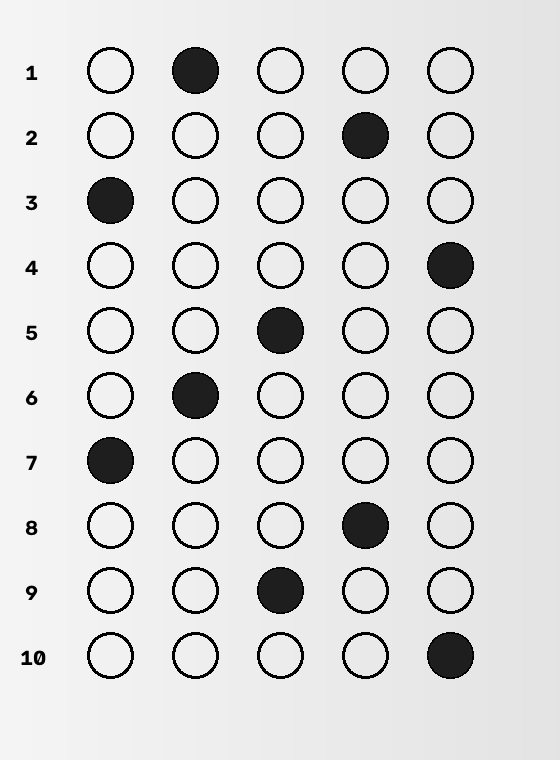
#> input picture aula-03/teste_1_limpo.png, 560 x 760 px
$ jupyter execute gabarito_omr.ipynb
#> lines starting #> are read from the running program, lines starting #| are printed output that depends on the picture; after the words box and inside, x2 and y2 are one past the last pixel; in counts of white or black regions, pixels touching at a corner belong together
# Leitura de gabarito com OpenCV
Detecta as bolhas de um cartão-resposta, descobre qual está pintada em cada questão e devolve as respostas.
`?` = nenhuma marcada · `*` = duas ou mais marcadas.

[cell 1]
from google.colab import files
enviados = files.upload()
#> the answer given: teste_1_limpo.png

[cell 2]
import cv2, numpy as np
from matplotlib import pyplot as plt

ALT        = "ABCDE"
N_ALT      = 5      # alternativas por questão
BOLHA_MIN  = 25     # menor lado de uma bolha, em pixels
MIOLO      = 0.60   # mede só o centro da bolha (ignora o círculo e a letra impressos)
PREENCHIDA = 0.70   # % do miolo pintado para contar como marcada

def _cortar(itens, chave, limite):
    """Quebra uma sequência ordenada onde o vão entre um item e o próximo passa do limite."""
    grupos, atual = [], [itens[0]]
    for a, b in zip(itens, itens[1:]):
        if chave(b) - chave(a) > limite:
            grupos.append(atual); atual = []
        atual.append(b)
    return grupos + [atual]

def ler_gabarito(caminho):
#> called with caminho = 'teste_1_limpo.png'
    img = cv2.imread(caminho)
#> img is the input picture: shape (760, 560, 3); min 0, max 245, mean 217.2
    cinza = cv2.GaussianBlur(cv2.cvtColor(img, cv2.COLOR_BGR2GRAY), (5, 5), 0)
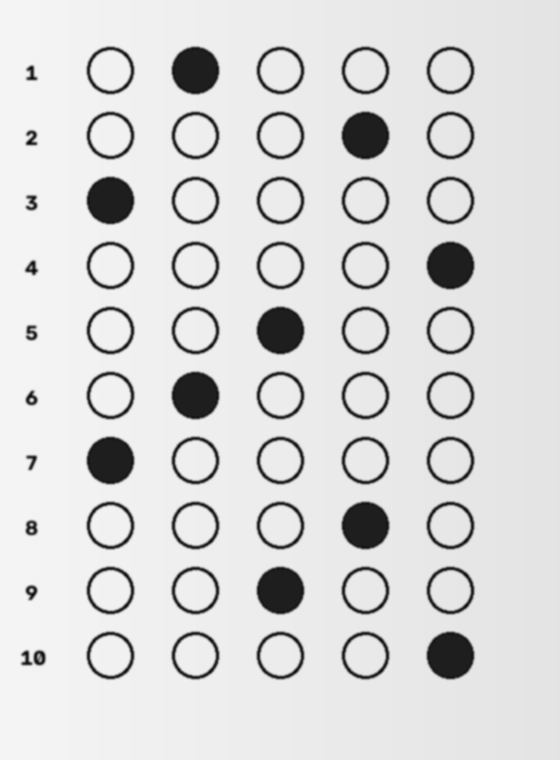
#> cinza: shape (760, 560); min 6, max 244, mean 217.2
    _, masc = cv2.threshold(cinza, 0, 255, cv2.THRESH_BINARY_INV + cv2.THRESH_OTSU)
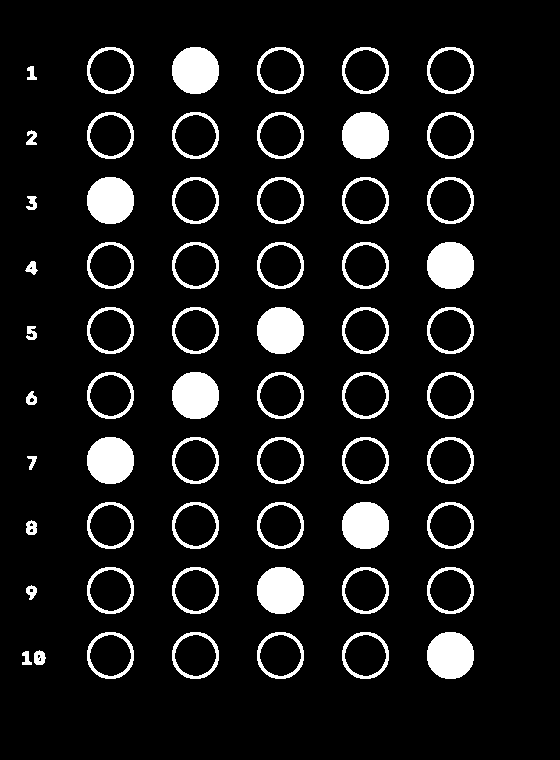
#> masc: shape (760, 560); 9.1% white; 61 white regions, largest, box (x1, y1, x2, y2) and area: (172, 47, 219, 94) 1773, (342, 112, 389, 159) 1773, (427, 242, 474, 289) 1773

    # 1) bolhas = contornos externos redondos e grandes o suficiente
    bolhas = []
    for c in cv2.findContours(masc, cv2.RETR_EXTERNAL, cv2.CHAIN_APPROX_SIMPLE)[0]:
        x, y, w, h = cv2.boundingRect(c)
        if w >= BOLHA_MIN and h >= BOLHA_MIN and 0.7 <= w / h <= 1.4:
            bolhas.append((x, y, w, h, c))
#> this loop made 61 passes
#> (x, y, w, h) on passes 1 to 12: (22, 651, 10, 14), (34, 650, 12, 15), (427, 632, 47, 47), (342, 632, 47, 47), (257, 632, 47, 47), (172, 632, 47, 47), (87, 632, 47, 47), (26, 585, 11, 15), (427, 567, 47, 47), (342, 567, 47, 47), (257, 567, 47, 47), (172, 567, 47, 47)
#> after the loop, bolhas = 50 items

    # 2) linhas: bolhas na mesma altura
    bolhas.sort(key=lambda b: b[1])
    altura = np.median([b[3] for b in bolhas])
#> altura = 47
    linhas = [sorted(l, key=lambda b: b[0]) for l in _cortar(bolhas, lambda b: b[1], altura * 0.6)]
#> in _cortar, `grupos, atual = [], [itens[0]]`: grupos = []
#> the loop in _cortar, `for a, b in zip(itens, itens[1:]):` made 49 passes
#> after the loop in _cortar, `for a, b in zip(itens, itens[1:]):`: grupos = 9 items
#> linhas = 10 items

    # 3) bandas: fileiras de blocos empilhadas (a folha real tem duas)
    vaos_v = [b[0][1] - a[0][1] for a, b in zip(linhas, linhas[1:])]
#> vaos_v = [65, 65, 65, 65, 65, 65, 65, 65, 65]
    bandas = _cortar(linhas, lambda l: l[0][1], np.median(vaos_v) * 1.5) if vaos_v else [linhas]
#> the loop in _cortar (call 2), `for a, b in zip(itens, itens[1:]):` made 9 passes
#> bandas = 1 item

    # 4) preenchimento do miolo de uma bolha
    def preenchimento(c):
        (cx, cy), r = cv2.minEnclosingCircle(c)
        m = np.zeros(masc.shape, np.uint8)
        cv2.circle(m, (int(cx), int(cy)), max(int(r * MIOLO), 1), 255, -1)
        return cv2.countNonZero(cv2.bitwise_and(masc, m)) / max(cv2.countNonZero(m), 1)

    respostas, saida, n = {}, img.copy(), 0
#> n = 0
    for banda in bandas:
        blocos = 0
        for i, linha in enumerate(banda):
            # 5) blocos: dentro da linha, o vão entre blocos é bem maior que entre alternativas
            vaos_h = [b[0] - a[0] for a, b in zip(linha, linha[1:])]
            celulas = _cortar(linha, lambda b: b[0], np.median(vaos_h) * 1.8) if vaos_h else [linha]
            celulas = [c for c in celulas if len(c) == N_ALT]
            blocos = max(blocos, len(celulas))

            for j, celula in enumerate(celulas):
                q = n + j * len(banda) + i + 1      # blocos numerados da esquerda para a direita
                cheio = [preenchimento(c) for *_, c in celula]
                marcadas = [k for k, p in enumerate(cheio) if p >= PREENCHIDA]
                respostas[q] = ("?" if not marcadas else
                                "*" if len(marcadas) > 1 else ALT[marcadas[0]])

                cor = (0, 180, 0) if respostas[q] in ALT else (0, 0, 255)
                for k in (marcadas or range(len(celula))):
                    x, y, w, h, _ = celula[k]
                    cv2.rectangle(saida, (x, y), (x + w, y + h), cor, 2)
                x, y, w, h, _ = celula[-1]
                cv2.putText(saida, f"{q}{respostas[q]}", (x + w + 3, y + h - 4),
                            cv2.FONT_HERSHEY_SIMPLEX, 0.45, cor, 1)
        n += blocos * len(banda)
#> this loop made 1 pass
#> n on pass 1: 10
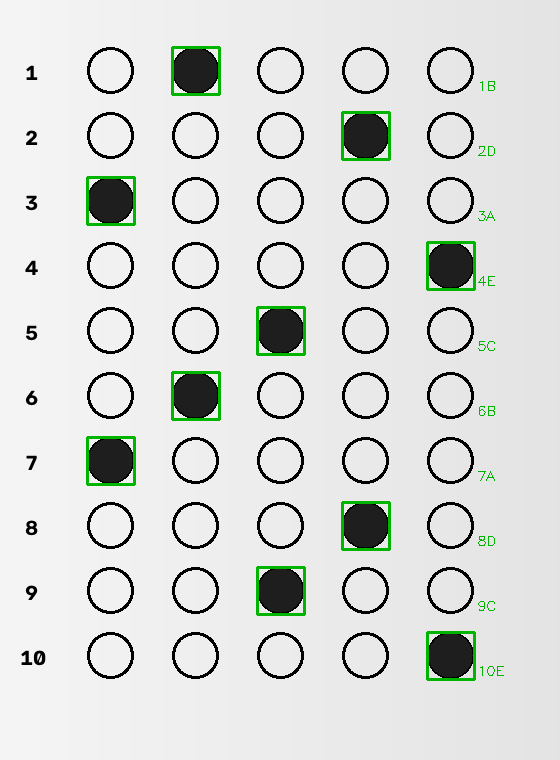
#> saida: shape (760, 560, 3); 1.43% of pixels changed, all inside (x1, y1, x2, y2) = (86, 46, 504, 681)
#> after the loop, n = 10; respostas = 10 items

    return [respostas[q] for q in sorted(respostas)], masc, saida

[cell 3]
for arquivo in enviados:
    respostas, mascara, saida = ler_gabarito(arquivo)
#> respostas = ['B', 'D', 'A', 'E', 'C', 'B', 'A', 'D', 'C', 'E']
    print(f"\n{arquivo} — {len(respostas)} questões")
#| teste_1_limpo.png — 10 questões
    print(" ".join(f"{i}{r}" for i, r in enumerate(respostas, 1)))
#| 1B 2D 3A 4E 5C 6B 7A 8D 9C 10E

    fig, ax = plt.subplots(1, 2, figsize=(16, 7))
    ax[0].imshow(mascara, cmap="gray");                      ax[0].set_title("o que o OpenCV enxerga")
    ax[1].imshow(cv2.cvtColor(saida, cv2.COLOR_BGR2RGB));    ax[1].set_title("leitura")
    for a in ax: a.axis("off")
    plt.show()
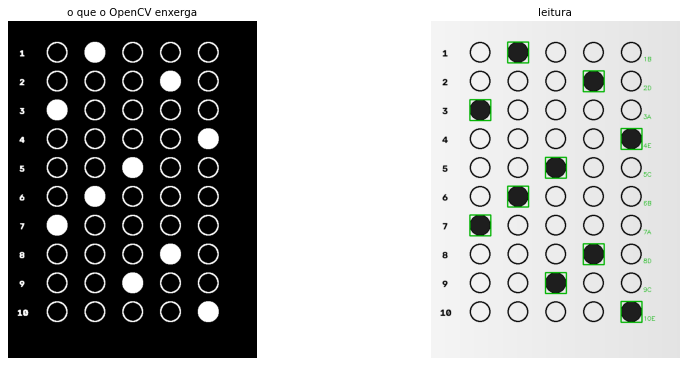
#> figure drawn by matplotlib, 2 panels

$ run again, on aula-03/teste_5_scan_real.png
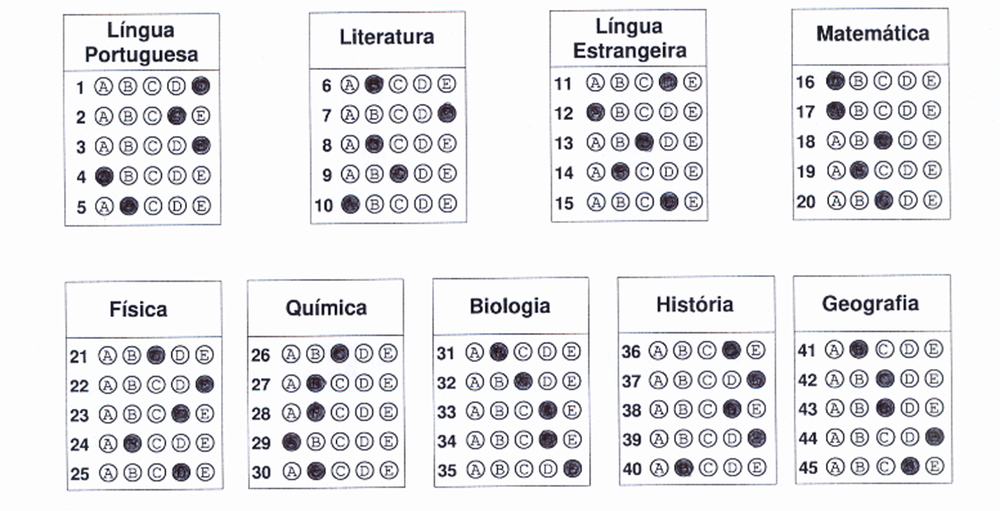
#> input picture aula-03/teste_5_scan_real.png, 1000 x 511 px, shrunk from 1554 x 794 before the run
#> in ler_gabarito, img is the input picture: shape (511, 1000, 3); mean B, G, R 234.4, 232.3, 232.3
#> in ler_gabarito, `_, masc = cv2.threshold(cinza, 0, 255, cv2.THRESH_BINARY_INV + cv2.THR..`:
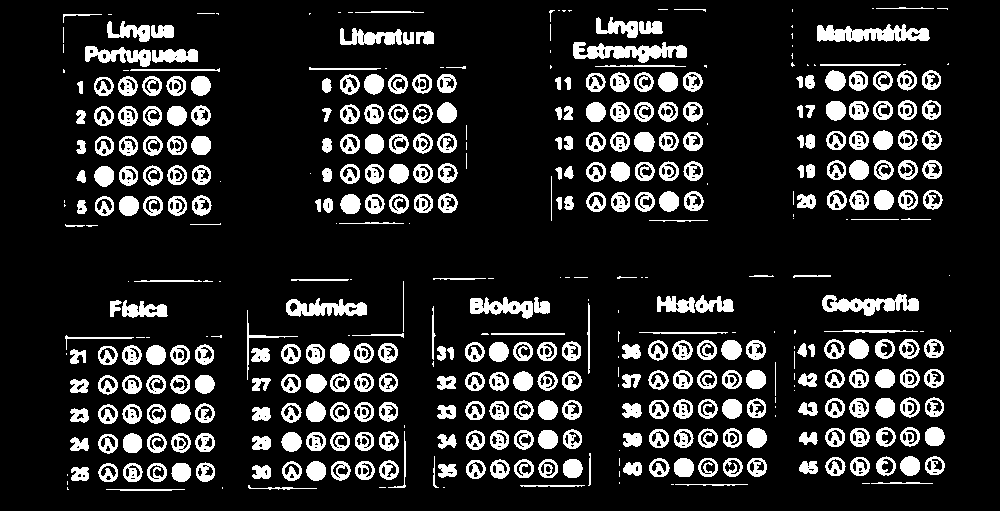
#> masc: shape (511, 1000); 15.2% white; 441 white regions (99 under 20 px), largest, box (x1, y1, x2, y2) and area: (817, 24, 930, 42) 1321, (573, 42, 687, 63) 1274, (822, 294, 919, 316) 1101
#> the loop in ler_gabarito, `for c in cv2.findContours(masc, cv2.RETR_EXTERNAL, cv2.CHAIN_APPROX_SI..` made 441 passes
#> (x, y, w, h) on passes 1, 6, 7: (106, 489, 79, 2), (520, 485, 65, 2), (248, 485, 69, 5)
#> after the loop in ler_gabarito, `for c in cv2.findContours(masc, cv2.RETR_EXTERNAL, cv2.CHAIN_APPROX_SI..`: bolhas = 1 item
#> altura = 70
#> grupos = []
#> linhas = 1 item
#> vaos_v = []
#> bandas = 1 item
#> in ler_gabarito, `respostas, saida, n = {}, img.copy(), 0`: n = 0
#> the loop in ler_gabarito, `for banda in bandas:` made 1 pass
#> n on pass 1: 0
#> after the loop in ler_gabarito, `for banda in bandas:`: respostas = 0 items
#> `respostas, mascara, saida = ler_gabarito(arquivo)`: respostas = []
#| teste_5_scan_real.png — 0 questões
#> `plt.show()`:
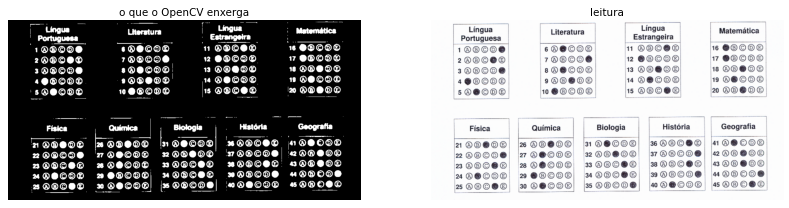
#> figure drawn by matplotlib, 2 panels
